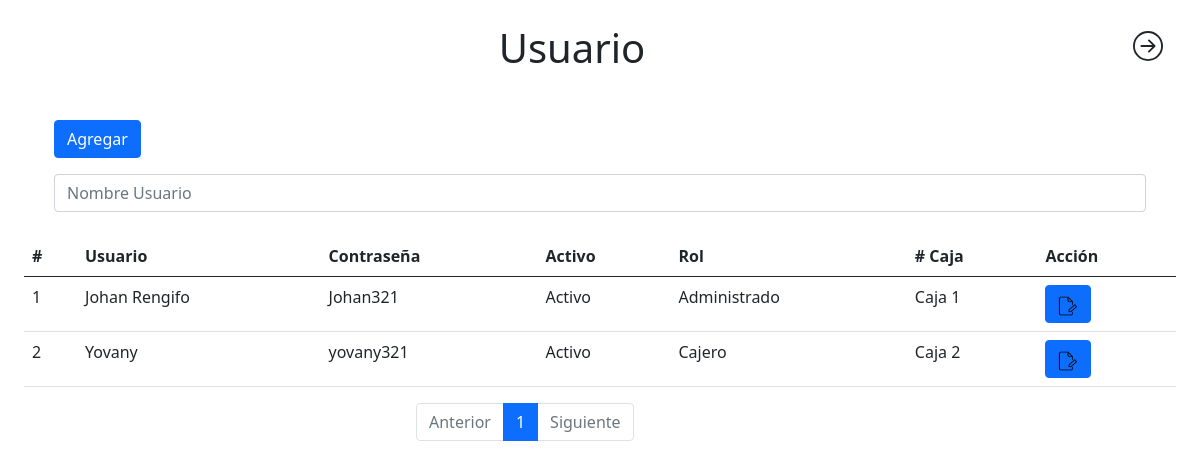
Screenshot of /index.php?action=usuario&pagina=1 (signed in) with the database file from the repository.
### tables this page shows
CREATE TABLE `usuario` (
  `id_usuario` int(11) NOT NULL,
  `usuario` varchar(100) NOT NULL,
  `clave` varchar(100) NOT NULL,
  `id_activo` int(11) NOT NULL,
  `id_rol` int(11) NOT NULL,
  `id_caja` int(11) NOT NULL
);

CREATE TABLE `activo` (
  `id_activo` int(11) NOT NULL,
  `nombre_activo` varchar(100) NOT NULL
);

CREATE TABLE `rol` (
  `id_rol` int(11) NOT NULL,
  `rol` varchar(50) NOT NULL
);

CREATE TABLE `caja` (
  `id_caja` int(11) NOT NULL,
  `nombre_caja` varchar(20) NOT NULL,
  `id_activo` int(11) NOT NULL
);

### controllers/controladorViews.php (called while the page is built)
<?php
class controladorViews
{
	function cargarTemplate()
	{
		include 'Views/template.php';
	}
	public function enlacesPaginaControlador()
	{
		if (isset($_GET['action'])) {
			if (isset($_SESSION['validar'])) {
				$enlace = $_GET['action'];
			} else {
				$enlace = 'ingresar';
			}
		} else {
			if (isset($_SESSION['validar'])) {
				$enlace = 'inicio';
			} else {
				$enlace = 'ingresar';
			}
		}
		$pagina = new modeloViews();
		$respuesta = $pagina->enlacePagina($enlace);
		include($respuesta);
	}
}
?>

### index.php (called while the page is built, shortened)
<?php
require_once 'controllers/controladorViews.php';
require_once 'controllers/controladorUsuario.php';
require_once 'Models/conexion.php';
require_once 'Models/modeloUsuario.php';
$views = new controladorViews();
$views->cargarTemplate();
?>

### controllers/controladorUsuario.php (called while the page is built, shortened)
<?php
class ControladorUsuario
{
    function listarUsuarioControlador($pagina, $articulo)
    {
        $lis = new ModeloUsuario();
        if (isset($_POST['buscar'])) {
            if ($_POST['buscar'] != null) {
                $dato = $_POST['buscar'];
                $res = $lis->listarUsuarioModelo($dato, '');
                return $res;
            } else {
                $dato = $_POST['buscar'];
                $res = $lis->listarUsuarioModelo($dato, '');
                return $res;
            }
        } else {
            $inial = ($pagina - 1) * $articulo;
            $lim = array(
                'proeevedor' => null,
                'pagina' => $inial,
                'limit' => 10
            );
            $res = $lis->listarUsuarioModelo('', $lim);
            return $res;
        }
    }
}

### Models/conexion.php (called while the page is built)
<?php
class Conexion{
    public function conectar(){
		$pdo = new PDO("mysql:host=localhost;dbname=inventario","root","");
		return $pdo;
	}
}
?>

### Models/modeloUsuario.php (called while the page is built, shortened)
<?php
require_once 'conexion.php';
class ModeloUsuario
{
    public $tabla = 'usuario';
    function listarUsuarioModelo($dato, $LIM)
    {
        if ($dato != null) {
            $sql = "SELECT * FROM $this->tabla INNER JOIN activo ON usuario.id_activo = activo.id_activo INNER JOIN rol ON usuario.id_rol = rol.id_rol INNER JOIN caja ON usuario.id_caja = caja.id_caja WHERE usuario like ? OR rol.rol like ?";
        } else {
            $sql = "SELECT * FROM $this->tabla INNER JOIN activo ON usuario.id_activo = activo.id_activo INNER JOIN rol ON usuario.id_rol = rol.id_rol INNER JOIN caja ON usuario.id_caja = caja.id_caja LIMIT ?,?";
        }
        try {
            $conn = new Conexion();
            $stms = $conn->conectar()->prepare($sql);
            if ($dato != null) {
                $dato = '%' . $dato . '%';
                $stms->bindParam(1, $dato, PDO::PARAM_STR);
                $stms->bindParam(2, $dato, PDO::PARAM_STR);
            } else {
                $stms = $conn->conectar()->prepare($sql);
                $stms->bindParam(1, $LIM['pagina'], PDO::PARAM_INT);
                $stms->bindParam(2, $LIM['limit'], PDO::PARAM_INT);
            }
            if ($stms->execute()) {
                return $stms->fetchAll();
            } else {
                return [];
            }
        } catch (PDOException $e) {
            print_r($e->getMessage());
        }
    }
}

### Views/Moduls/usuario.php (the view, shortened to what this page needs)
<?php
$conn = new ControladorUsuario();
$con = $conn->contarDatosUsuarioControlador();
$limtPagina = 10;
$pagina = $con[0]['COUNT(id_usuario)'] / $limtPagina;
$pagina = ceil($pagina);
$lis = new ControladorUsuario();
if (isset($_GET['pagina'])) {
    $res = $lis->listarUsuarioControlador($_GET['pagina'], $limtPagina);
}
?>
<h1 style="text-align: center;">Usuario</h1>
<div class="container mt-5">
    <div class="row">
        <div class="col">
            <a href="agregarUsuario" class="btn btn-primary">Agregar</a>
            <form method="post" class="mt-3">
                <input type="text" class="form-control" name="buscar" placeholder="Nombre Usuario">
            </form>
        </div>
    </div>
</div>
<table class="table mt-4">
    <thead>
        <tr>
            <th>#</th>
            <th>Usuario</th>
            <th>Contraseña</th>
            <th>Activo</th>
            <th>Rol</th>
            <th># Caja</th>
            <th>Acción</th>
        </tr>
    </thead>
    <tbody>
        <?php
        if (isset($_GET['pagina'])) {
            foreach ($res as $key => $value) {
                ?>
                <tr>
                    <td>
                        <?php echo $value['id_usuario'] ?>
                    </td>
                    <td>
                        <?php echo $value['usuario'] ?>
                    </td>
                    <td>
                        <?php echo $value['clave'] ?>
                    </td>
                    <td>
                        <?php echo $value['nombre_activo'] ?>
                    </td>
                    <td>
                        <?php echo $value['rol'] ?>
                    </td>
                    <td>
                        <?php echo $value['nombre_caja'] ?>
                    </td>
                    <td><a href="index.php?action=editarUsuario&id_usuario=<?php echo $value['id_usuario'] ?>"
                            class="btn btn-primary"><img src="Views/img/editar.png" alt="" width="20"></a></td>
                </tr>
                <?php
            }
        }
        ?>
    </tbody>
</table>
<?php if (!isset($_POST['buscar'])) { ?>
    <div class="row">
        <div class="col-sm-4"></div>
        <div class="col">
            <nav aria-label="Page navigation example">
                <ul class="pagination">
                    <li class="page-item <?php echo $_GET['pagina'] <= 1 ? 'disabled' : '' ?>"><a class="page-link"
                            href="index.php?action=usuario&pagina=<?php echo $_GET['pagina'] - 1 ?>">Anterior</a></li>
                    <?php for ($i = 0; $i < $pagina; $i++): ?>
                        <li class="page-item <?php if ($_GET['pagina'] == $i + 1) {
                            print 'active';
                        } ?>"><a class="page-link" href="index.php?action=usuario&pagina=<?php echo $i + 1 ?>">
                                <?php echo $i + 1 ?>
                            </a></li>
                    <?php endfor ?>
                    <li class="page-item <?php echo $_GET['pagina'] >= $pagina ? 'disabled' : '' ?>"><a class="page-link"
                            href="index.php?action=usuario&pagina=<?php echo $_GET['pagina'] + 1 ?>">Siguiente</a></li>
                </ul>
            </nav>
        </div>
    </div>
<?php } ?>

### Views/template.php (shortened to what this page needs)
<!DOCTYPE html>
<html>
<head>
	<link href="Views/css/bootstrap.min.css" rel="stylesheet">
	<link rel="stylesheet" href="Views/css/jquery-ui.css">
</head>
<body id="body-pd">
	<section>
		<div class="container-fluid">
			<div class="row">
				<div class="col min-vh-100 p-4">
					<?php
					if (isset($_SESSION['rol'])) {
						?>
						<button class="btn float-end" data-bs-toggle="offcanvas" data-bs-target="#offcanvas" role="button">
						</button>
						<?php
					}
					?>
					<?php
					$mvc = new controladorViews();
					$mvc->enlacesPaginaControlador();
					?>
				</div>
			</div>
		</div>
	</section>
</body>
</html>

### rows the page displays
usuario: id_usuario "1", usuario "Johan Rengifo", clave "Johan321", id_activo.nombre_activo "Activo", id_rol.rol "Administrado", id_caja.nombre_caja "Caja 1"
usuario: id_usuario "2", usuario "Yovany", clave "yovany321", id_activo.nombre_activo "Activo", id_rol.rol "Cajero", id_caja.nombre_caja "Caja 2"
